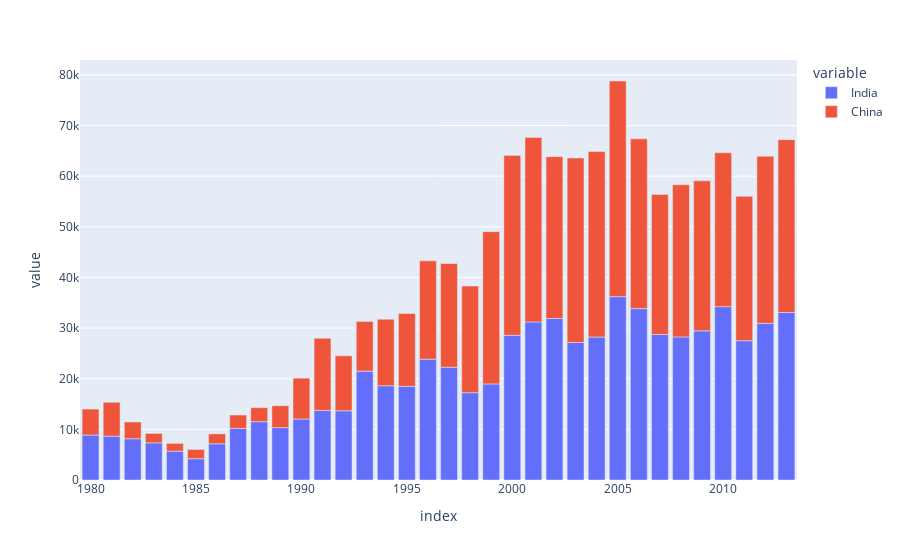

Notebook source saved alongside this figure:
### Code cell
fig = px.bar(data_frame=ic, x=ic.index, y=['India','China'])
fig.show()

### Figure 1 — Plotly figure (JSON) as saved in the notebook; plotly's stock layout.template omitted (floating-point values rounded to 4 significant figures)
{"data": [{"alignmentgroup": "True", "hovertemplate": "variable=India<br>index=%{x}<br>value=%{y}<extra></extra>", "legendgroup": "India", "marker": {"color": "#636efa", "pattern": {"shape": ""}}, "name": "India", "offsetgroup": "India", "orientation": "v", "showlegend": true, "textposition": "auto", "type": "bar", "x": [1980, 1981, 1982, 1983, 1984, 1985, 1986, 1987, 1988, 1989, 1990, 1991, 1992, 1993, 1994, 1995, 1996, 1997, 1998, 1999, 2000, 2001, 2002, 2003, 2004, 2005, 2006, 2007, 2008, 2009, 2010, 2011, 2012, 2013], "xaxis": "x", "y": [8880, 8670, 8147, 7338, 5704, 4211, 7150, 10189, 11522, 10343, 12041, 13734, 13673, 21496, 18620, 18489, 23859, 22268, 17241, 18974, 28572, 31223, 31889, 27155, 28235, 36210, 33848, 28742, 28261, 29456, 34235, 27509, 30933, 33087], "yaxis": "y"}, {"alignmentgroup": "True", "hovertemplate": "variable=China<br>index=%{x}<br>value=%{y}<extra></extra>", "legendgroup": "China", "marker": {"color": "#EF553B", "pattern": {"shape": ""}}, "name": "China", "offsetgroup": "China", "orientation": "v", "showlegend": true, "textposition": "auto", "type": "bar", "x": [1980, 1981, 1982, 1983, 1984, 1985, 1986, 1987, 1988, 1989, 1990, 1991, 1992, 1993, 1994, 1995, 1996, 1997, 1998, 1999, 2000, 2001, 2002, 2003, 2004, 2005, 2006, 2007, 2008, 2009, 2010, 2011, 2012, 2013], "xaxis": "x", "y": [5123, 6682, 3308, 1863, 1527, 1816, 1960, 2643, 2758, 4323, 8076, 14255, 10846, 9817, 13128, 14398, 19415, 20475, 21049, 30069, 35529, 36434, 31961, 36439, 36619, 42584, 33518, 27642, 30037, 29622, 30391, 28502, 33024, 34129], "yaxis": "y"}], "layout": {"barmode": "relative", "legend": {"title": {"text": "variable"}, "tracegroupgap": 0}, "margin": {"t": 60}, "xaxis": {"anchor": "y", "domain": [0, 1], "title": {"text": "index"}}, "yaxis": {"anchor": "x", "domain": [0, 1], "title": {"text": "value"}}}}
